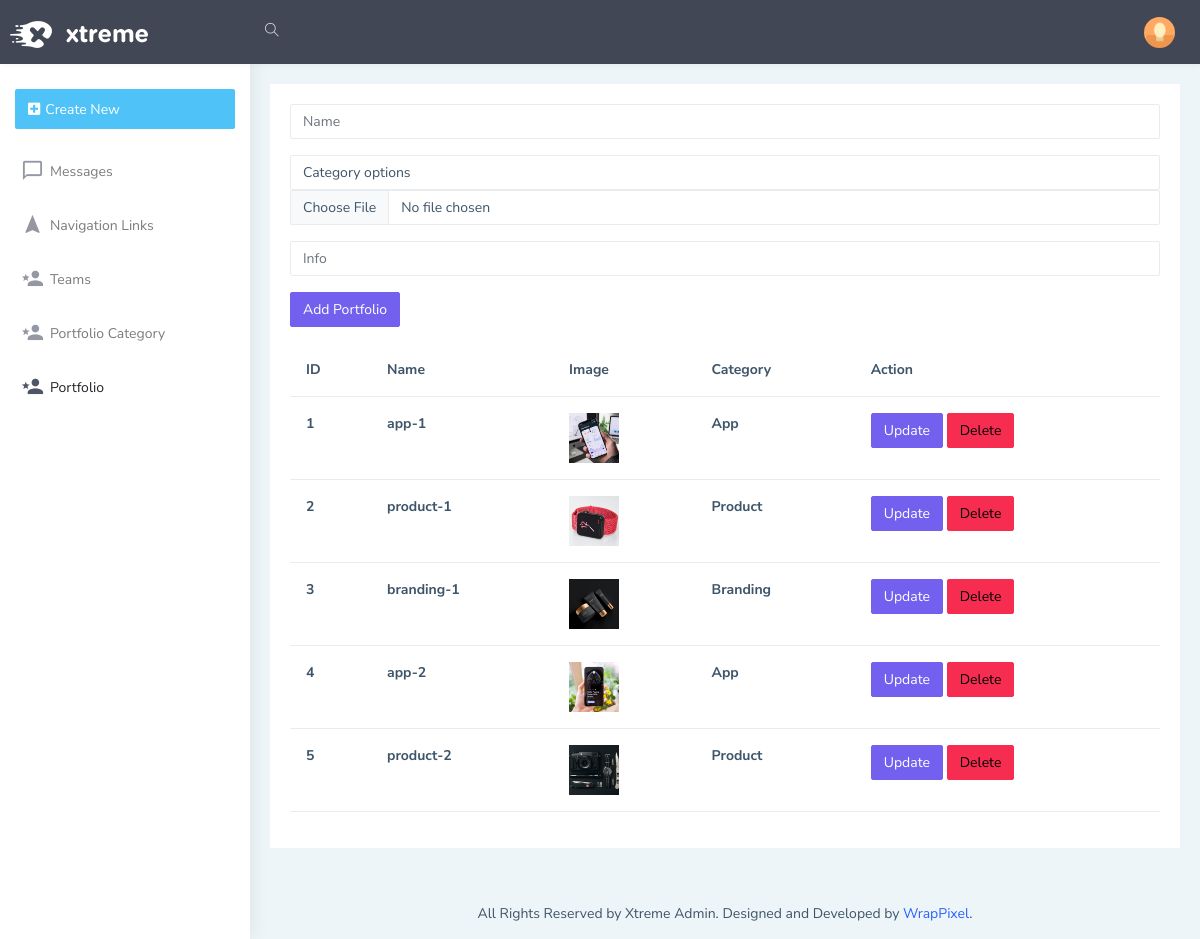
Page /admin/portfolio on the committed database.
### models.py (models this page shows)
class Portfolio(db.Model):
    Id=db.Column(db.Integer,primary_key=True,autoincrement=True)
    name=db.Column(db.String(25))
    Category_id=db.Column(db.Integer, db.ForeignKey('portfolio_category.Id'))
    img=db.Column(db.String(50))
    info=db.Column(db.String(100))

class PortfolioCategory(db.Model):
    Id=db.Column(db.Integer,primary_key=True,autoincrement=True)
    name=db.Column(db.String(50))
    portfolios=db.relationship('Portfolio', backref='portfolio_category', lazy=True)

### admin/routes.py (the view)
@admin_bp.route('/portfolio', methods=['GET','POST'])
def portfolio():
    from models import PortfolioCategory
    categoies=PortfolioCategory.query.all()
    portfolios=Portfolio.query.all()
    portfolioform=PortfolioForm()
    return render_template('admin/portfolio.html',portfolioform=portfolioform,categoies=categoies,portfolios=portfolios,PortfolioCategory=PortfolioCategory)

### admin/forms.py
class PortfolioForm(FlaskForm):
    name=StringField('name')
    category_id=IntegerField('category_id')
    img=FileField('img')
    info=StringField('info')
    submit=SubmitField('Add Portfolio')

### admin/templates/admin/portfolio.html (shortened to what this page needs)
{% extends 'admin/layout.html' %}
{% block body %}
<form action="/admin/portfolio/add" method="POST" enctype="multipart/form-data">
    <div class="mb-3">
      {{portfolioform.name(class="form-control", id="exampleFormControlInput1", placeholder="Name")}}
    </div>
    <select name="Category" class="form-control">
      <option value="Category options">Category options</option>
    </select>
    <div class="mb-3">
      {{portfolioform.img(class="form-control", id="exampleFormControlInput1", placeholder="Image")}}
    </div>
    <div class="mb-3">
      {{portfolioform.info(class="form-control", id="exampleFormControlInput1", placeholder="Info")}}
    </div>
    <div class="mb-3">
      {{portfolioform.submit(class="btn btn-primary", id="exampleFormControlInput1", placeholder="Add Portfolio")}}
    </div>
<table class="table">
  <thead>
    <tr>
      <th scope="col">ID</th>
      <th scope="col">Name</th>
      <th scope="col">Image</th>
      <th scope="col">Category</th>
      <th scope="col">Action</th>
    </tr>
  </thead>
  <tbody>
    {% for portfolio in portfolios %}
      <tr>
        <th>{{portfolio.Id}}</th>
        <th>{{portfolio.name}}</th>
        <th>
          <img src="/static/uploads/{{portfolio.img}}" style="width: 50px; height: 50px; object-fit:cover;">
        </th>
        <th>{{PortfolioCategory.query.filter_by(Id=portfolio.Category_id).first().name}}</th>
        <th>
          <a href="/admin/portfolio/update/{{portfolio.Id}}" class="btn btn-primary">Update</a>
          <a href="/admin/portfolio/delete/{{portfolio.Id}}" class="btn btn-danger">Delete</a>
        </th>
      </tr>
    {% endfor %}
  </tbody>
</table>
{% endblock %}}

### rows in the picture
Portfolio: Id "1", name "app-1", img (picture)
PortfolioCategory: query.filter_by "App"
Portfolio: Id "2", name "product-1", img (picture)
PortfolioCategory: query.filter_by "Product"
Portfolio: Id "3", name "branding-1", img (picture)
PortfolioCategory: query.filter_by "Branding"
Portfolio: Id "4", name "app-2", img (picture)
Portfolio: Id "5", name "product-2", img (picture)
